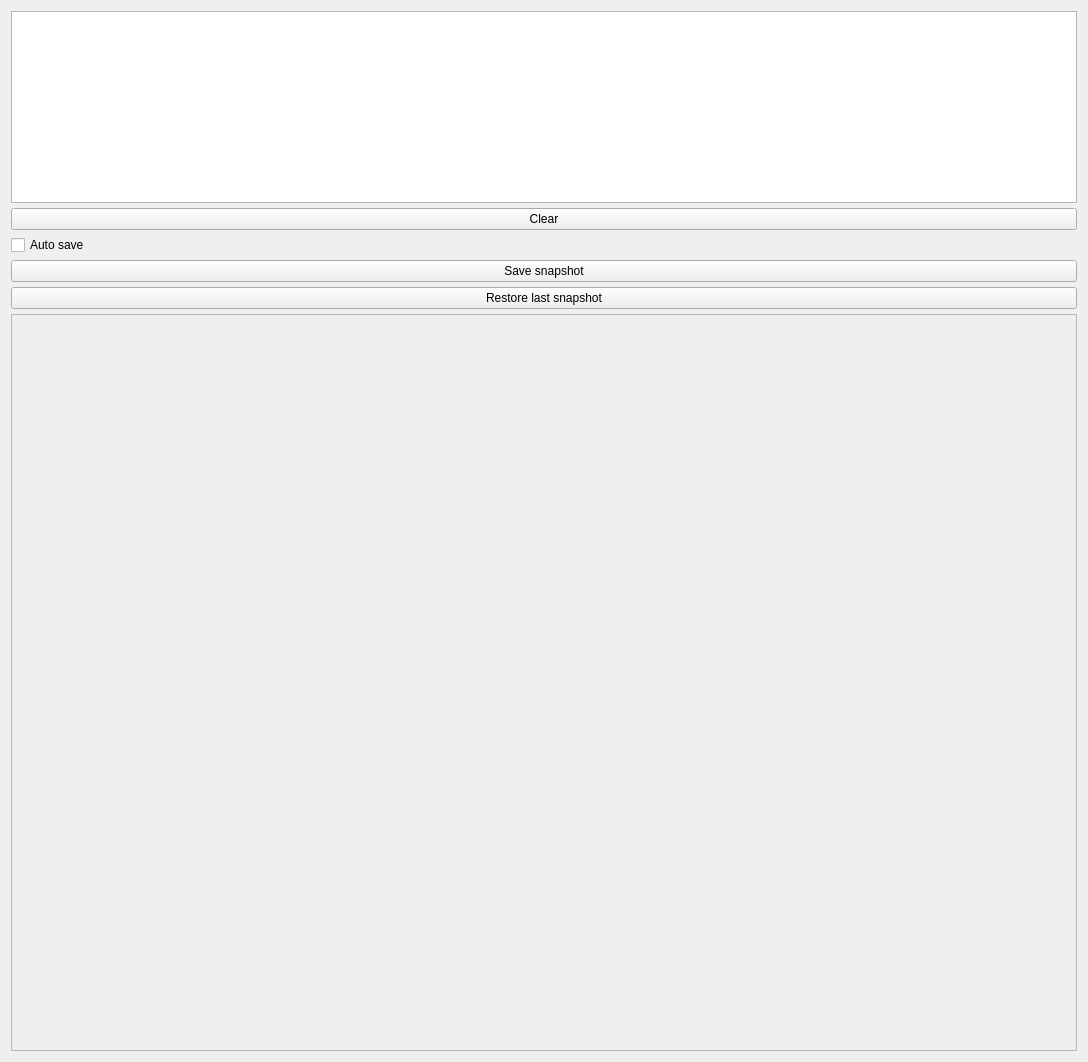
<?xml version="1.0" encoding="UTF-8"?>
<ui version="4.0">
 <class>DummyModelPanel</class>
 <widget class="QWidget" name="DummyModelPanel">
  <property name="geometry">
   <rect>
    <x>0</x>
    <y>0</y>
    <width>1088</width>
    <height>1062</height>
   </rect>
  </property>
  <layout class="QGridLayout" name="gridLayout" rowstretch="0" columnstretch="0">
   <property name="sizeConstraint">
    <enum>QLayout::SetDefaultConstraint</enum>
   </property>
   <item row="0" column="0">
    <layout class="QFormLayout" name="formLayout">
     <property name="sizeConstraint">
      <enum>QLayout::SetMaximumSize</enum>
     </property>
     <property name="fieldGrowthPolicy">
      <enum>QFormLayout::AllNonFixedFieldsGrow</enum>
     </property>
     <property name="horizontalSpacing">
      <number>5</number>
     </property>
     <property name="verticalSpacing">
      <number>5</number>
     </property>
     <item row="5" column="0" colspan="2">
      <widget class="QScrollArea" name="controlsArea">
       <property name="sizePolicy">
        <sizepolicy hsizetype="Expanding" vsizetype="Expanding">
         <horstretch>1</horstretch>
         <verstretch>1</verstretch>
        </sizepolicy>
       </property>
       <property name="minimumSize">
        <size>
         <width>400</width>
         <height>300</height>
        </size>
       </property>
       <property name="sizeIncrement">
        <size>
         <width>0</width>
         <height>0</height>
        </size>
       </property>
       <property name="verticalScrollBarPolicy">
        <enum>Qt::ScrollBarAsNeeded</enum>
       </property>
       <property name="horizontalScrollBarPolicy">
        <enum>Qt::ScrollBarAsNeeded</enum>
       </property>
       <property name="sizeAdjustPolicy">
        <enum>QAbstractScrollArea::AdjustToContents</enum>
       </property>
       <property name="widgetResizable">
        <bool>true</bool>
       </property>
       <widget class="QWidget" name="verticalLayoutWidget_2">
        <property name="geometry">
         <rect>
          <x>0</x>
          <y>0</y>
          <width>1066</width>
          <height>733</height>
         </rect>
        </property>
        <layout class="QVBoxLayout" name="controlsLayout">
         <property name="sizeConstraint">
          <enum>QLayout::SetDefaultConstraint</enum>
         </property>
        </layout>
       </widget>
      </widget>
     </item>
     <item row="0" column="0" colspan="2">
      <widget class="QTextEdit" name="logLabel">
       <property name="sizePolicy">
        <sizepolicy hsizetype="Preferred" vsizetype="Preferred">
         <horstretch>0</horstretch>
         <verstretch>0</verstretch>
        </sizepolicy>
       </property>
       <property name="minimumSize">
        <size>
         <width>0</width>
         <height>0</height>
        </size>
       </property>
      </widget>
     </item>
     <item row="1" column="0" colspan="2">
      <widget class="QPushButton" name="clearLogButton">
       <property name="text">
        <string>Clear</string>
       </property>
      </widget>
     </item>
     <item row="3" column="0" colspan="2">
      <widget class="QPushButton" name="saveSnapshotButton">
       <property name="text">
        <string>Save snapshot</string>
       </property>
      </widget>
     </item>
     <item row="4" column="0" colspan="2">
      <widget class="QPushButton" name="loadSnapshotButton">
       <property name="text">
        <string>Restore last snapshot</string>
       </property>
      </widget>
     </item>
     <item row="2" column="0" colspan="2">
      <widget class="QCheckBox" name="autoSaveCheckBox">
       <property name="text">
        <string>Auto save</string>
       </property>
      </widget>
     </item>
    </layout>
   </item>
  </layout>
 </widget>
 <resources/>
 <connections/>
</ui>
